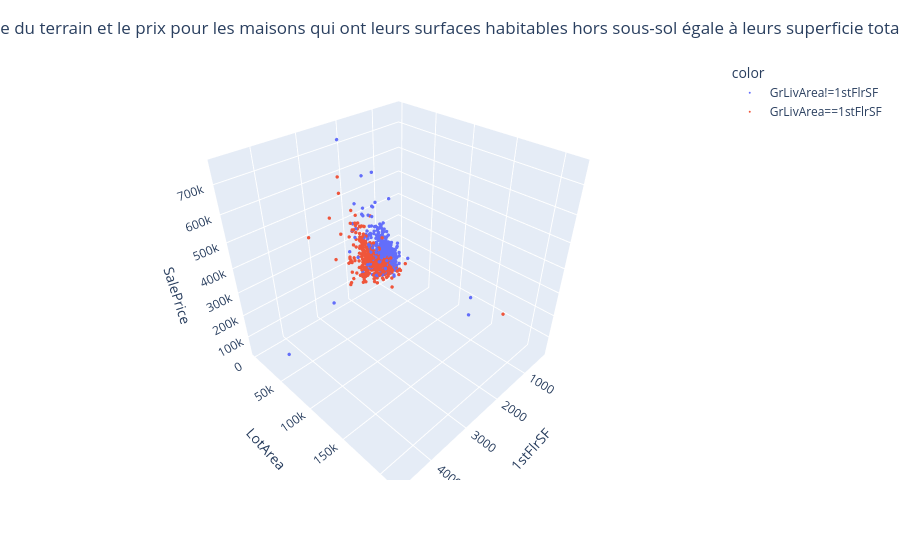

Here is the notebook cell this chart was saved with:
### Code cell
fig = px.scatter_3d(
    train_set,
    x="1stFlrSF",
    y="LotArea",
    z="SalePrice",
    color=np.select(
        [train_set["GrLivArea"] == train_set["1stFlrSF"]],
        ["GrLivArea==1stFlrSF"],
        ["GrLivArea!=1stFlrSF"],
    ),
)
fig.update_traces(marker_size=2)
fig.update_layout(
    title="Relation entre la superficie du rez-de-chaussée, la surface totale du terrain et le prix pour les maisons qui ont leurs surfaces habitables hors sous-sol égale à leurs superficie totale de rez-de-chausée et dont ces deux surface sont différentes.",
    title_x=0.5,
    title_y=0.96,
)
fig.show()

### Figure 1 — Plotly figure (JSON) as saved in the notebook; plotly's stock layout.template omitted (floating-point values rounded to 4 significant figures; data arrays with more than 128 entries replaced by an {"elided": "..."} marker saying what was removed)
{"data": [{"hovertemplate": "color=GrLivArea!=1stFlrSF<br>1stFlrSF=%{x}<br>LotArea=%{y}<br>SalePrice=%{z}<extra></extra>", "legendgroup": "GrLivArea!=1stFlrSF", "marker": {"color": "#636efa", "size": 2, "symbol": "circle"}, "mode": "markers", "name": "GrLivArea!=1stFlrSF", "scene": "scene", "showlegend": true, "type": "scatter3d", "x": {"elided": "509 int values"}, "y": {"elided": "509 int values"}, "z": {"elided": "509 int values"}}, {"hovertemplate": "color=GrLivArea==1stFlrSF<br>1stFlrSF=%{x}<br>LotArea=%{y}<br>SalePrice=%{z}<extra></extra>", "legendgroup": "GrLivArea==1stFlrSF", "marker": {"color": "#EF553B", "size": 2, "symbol": "circle"}, "mode": "markers", "name": "GrLivArea==1stFlrSF", "scene": "scene", "showlegend": true, "type": "scatter3d", "x": {"elided": "671 int values"}, "y": {"elided": "671 int values"}, "z": {"elided": "671 int values"}}], "layout": {"legend": {"title": {"text": "color"}, "tracegroupgap": 0}, "margin": {"t": 60}, "scene": {"domain": {"x": [0, 1], "y": [0, 1]}, "xaxis": {"title": {"text": "1stFlrSF"}}, "yaxis": {"title": {"text": "LotArea"}}, "zaxis": {"title": {"text": "SalePrice"}}}, "title": {"text": "Relation entre la superficie du rez-de-chaussée, la surface totale du terrain et le prix pour les maisons qui ont leurs surfaces habitables hors sous-sol égale à leurs superficie totale de rez-de-chausée et dont ces deux surface sont différentes.", "x": 0.5, "y": 0.96}}}
